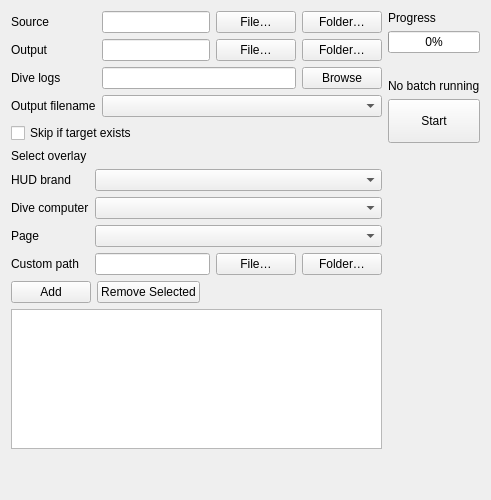
<?xml version="1.0" encoding="UTF-8"?>
<ui version="4.0">
 <class>OverlayGeneratorPage</class>
 <widget class="QWidget" name="OverlayGeneratorPage">
  <layout class="QHBoxLayout" name="rootLayout">
   <item>
    <layout class="QVBoxLayout" name="leftColumn">
     <item>
      <layout class="QFormLayout" name="sourceOutputForm">
       <item row="0" column="0">
        <widget class="QLabel" name="source_label">
         <property name="text">
          <string>Source</string>
         </property>
        </widget>
       </item>
       <item row="0" column="1">
        <layout class="QHBoxLayout" name="sourceRow">
         <item>
          <widget class="QLineEdit" name="source_input"/>
         </item>
         <item>
          <widget class="QPushButton" name="source_file_button">
           <property name="text">
            <string>File…</string>
           </property>
          </widget>
         </item>
         <item>
          <widget class="QPushButton" name="source_folder_button">
           <property name="text">
            <string>Folder…</string>
           </property>
          </widget>
         </item>
        </layout>
       </item>
       <item row="1" column="0">
        <widget class="QLabel" name="output_label">
         <property name="text">
          <string>Output</string>
         </property>
        </widget>
       </item>
       <item row="1" column="1">
        <layout class="QHBoxLayout" name="outputRow">
         <item>
          <widget class="QLineEdit" name="output_input"/>
         </item>
         <item>
          <widget class="QPushButton" name="output_file_button">
           <property name="text">
            <string>File…</string>
           </property>
          </widget>
         </item>
         <item>
          <widget class="QPushButton" name="output_folder_button">
           <property name="text">
            <string>Folder…</string>
           </property>
          </widget>
         </item>
        </layout>
       </item>
       <item row="2" column="0">
        <widget class="QLabel" name="logs_label">
         <property name="text">
          <string>Dive logs</string>
         </property>
        </widget>
       </item>
       <item row="2" column="1">
        <layout class="QHBoxLayout" name="logsRow">
         <item>
          <widget class="QLineEdit" name="logs_input"/>
         </item>
         <item>
          <widget class="QPushButton" name="logs_browse_button">
           <property name="text">
            <string>Browse</string>
           </property>
          </widget>
         </item>
        </layout>
       </item>
       <item row="3" column="0">
        <widget class="QLabel" name="filename_label">
         <property name="text">
          <string>Output filename</string>
         </property>
        </widget>
       </item>
       <item row="3" column="1">
        <widget class="QComboBox" name="filename_format_combo"/>
       </item>
      </layout>
     </item>
     <item>
      <widget class="QCheckBox" name="skip_existing_checkbox">
       <property name="text">
        <string>Skip if target exists</string>
       </property>
      </widget>
     </item>
     <item>
      <widget class="QLabel" name="select_overlay_heading">
       <property name="text">
        <string>Select overlay</string>
       </property>
      </widget>
     </item>
     <item>
      <layout class="QFormLayout" name="cascadeForm">
       <item row="0" column="0">
        <widget class="QLabel" name="brand_label">
         <property name="text">
          <string>HUD brand</string>
         </property>
        </widget>
       </item>
       <item row="0" column="1">
        <widget class="QComboBox" name="brand_combo"/>
       </item>
       <item row="1" column="0">
        <widget class="QLabel" name="computer_label">
         <property name="text">
          <string>Dive computer</string>
         </property>
        </widget>
       </item>
       <item row="1" column="1">
        <widget class="QComboBox" name="computer_combo"/>
       </item>
       <item row="2" column="0">
        <widget class="QLabel" name="page_label">
         <property name="text">
          <string>Page</string>
         </property>
        </widget>
       </item>
       <item row="2" column="1">
        <widget class="QComboBox" name="page_combo"/>
       </item>
       <item row="3" column="0">
        <widget class="QLabel" name="custom_path_label">
         <property name="text">
          <string>Custom path</string>
         </property>
        </widget>
       </item>
       <item row="3" column="1">
        <layout class="QHBoxLayout" name="customPathRow">
         <item>
          <widget class="QLineEdit" name="custom_path_input"/>
         </item>
         <item>
          <widget class="QPushButton" name="custom_path_file_button">
           <property name="text">
            <string>File…</string>
           </property>
          </widget>
         </item>
         <item>
          <widget class="QPushButton" name="custom_path_folder_button">
           <property name="text">
            <string>Folder…</string>
           </property>
          </widget>
         </item>
        </layout>
       </item>
      </layout>
     </item>
     <item>
      <layout class="QHBoxLayout" name="overlayButtonsRow">
       <item>
        <widget class="QPushButton" name="add_button">
         <property name="text">
          <string>Add</string>
         </property>
        </widget>
       </item>
       <item>
        <widget class="QPushButton" name="remove_button">
         <property name="text">
          <string>Remove Selected</string>
         </property>
        </widget>
       </item>
       <item>
        <spacer name="overlayButtonsSpacer">
         <property name="orientation">
          <enum>Qt::Orientation::Horizontal</enum>
         </property>
         <property name="sizeHint" stdset="0">
          <size>
           <width>40</width>
           <height>20</height>
          </size>
         </property>
        </spacer>
       </item>
      </layout>
     </item>
     <item>
      <widget class="QListWidget" name="overlay_list">
       <property name="maximumSize">
        <size>
         <width>16777215</width>
         <height>140</height>
        </size>
       </property>
      </widget>
     </item>
     <item>
      <spacer name="leftColumnSpacer">
       <property name="orientation">
        <enum>Qt::Orientation::Vertical</enum>
       </property>
       <property name="sizeHint" stdset="0">
        <size>
         <width>20</width>
         <height>40</height>
        </size>
       </property>
      </spacer>
     </item>
    </layout>
   </item>
   <item>
    <layout class="QVBoxLayout" name="rightColumn">
     <item>
      <widget class="QLabel" name="progress_heading">
       <property name="text">
        <string>Progress</string>
       </property>
      </widget>
     </item>
     <item>
      <widget class="QProgressBar" name="progress_bar">
       <property name="value">
        <number>0</number>
       </property>
      </widget>
     </item>
     <item>
      <widget class="QLabel" name="overlay_progress_label">
       <property name="maximumSize">
        <size>
         <width>420</width>
         <height>16777215</height>
        </size>
       </property>
       <property name="text">
        <string/>
       </property>
       <property name="wordWrap">
        <bool>true</bool>
       </property>
      </widget>
     </item>
     <item>
      <widget class="QLabel" name="status_label">
       <property name="maximumSize">
        <size>
         <width>420</width>
         <height>16777215</height>
        </size>
       </property>
       <property name="text">
        <string>No batch running</string>
       </property>
       <property name="wordWrap">
        <bool>true</bool>
       </property>
      </widget>
     </item>
     <item>
      <widget class="QPushButton" name="start_button">
       <property name="minimumSize">
        <size>
         <width>0</width>
         <height>44</height>
        </size>
       </property>
       <property name="text">
        <string>Start</string>
       </property>
      </widget>
     </item>
     <item>
      <spacer name="rightColumnSpacer">
       <property name="orientation">
        <enum>Qt::Orientation::Vertical</enum>
       </property>
       <property name="sizeHint" stdset="0">
        <size>
         <width>20</width>
         <height>40</height>
        </size>
       </property>
      </spacer>
     </item>
    </layout>
   </item>
  </layout>
 </widget>
 <resources/>
 <connections/>
</ui>
